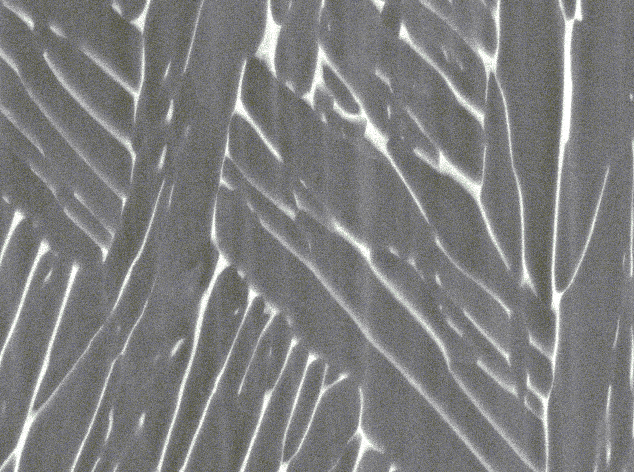
#> input picture Data/Ti6Al4V.png, 1268 x 944 px, found by its file name (shown at 1/2 size); the run also reads 1 picture not shown here
$ python watershed_test.py
#> lines starting #> are read from the running program, lines starting #| are printed output that depends on the picture; after the words box and inside, x2 and y2 are one past the last pixel; in counts of white or black regions, pixels touching at a corner belong together; pictures that were not available may be replaced by others from this repository, and a replacement may not be noted
#> further down, img_ori is the input picture: shape (944, 1268, 3); mean B, G, R 125.6, 125.7, 125.3
import cv2
import numpy as np
import matplotlib.pyplot as plt
import os
from typing import Dict, List, Optional, Tuple


def watershed(img: np.ndarray, img_ori: np.ndarray, thresh = 0.20, kernel: Tuple = (3,3), thresh_pre = 30, dia_iter = 3):
    ''' Excute watershed transform on the original image (img_ori must be a 3-channel image) based on a processed binary image.
    Returns the marker image generated by watershed transform and the segmented image based on img_ori. They are stored in a tuple.
    Value of thersh_pre, thresh_dist and kernel must be adjusted according to the processed image.
    '''
#> called with thresh = 0.235, kernel = (3, 3), thresh_pre = 30, dia_iter = 3

    kernel = np.ones(kernel, np.uint8)

    _, img = cv2.threshold(img, thresh_pre, 255, 0)
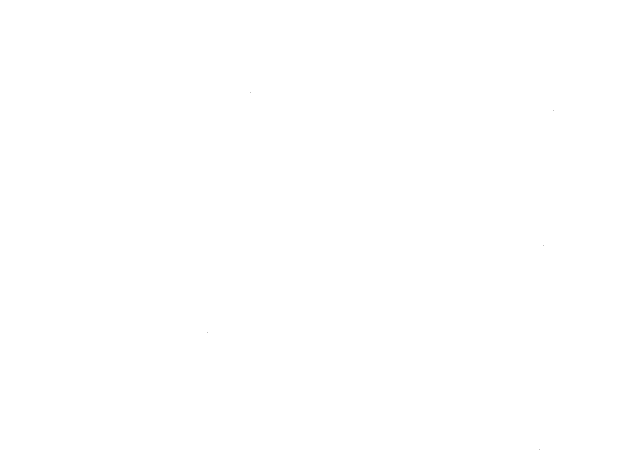
#> img: shape (944, 1268) (shown at 1/2 size); 100% white; black in thin lines or dots, all inside (x1, y1, x2, y2) = (414, 185, 1107, 900)
    img = cv2.bitwise_not(img)
    sure_bg = cv2.dilate(img, kernel, iterations = dia_iter)
#> sure_bg: shape (944, 1268); 0.02% white; 5 white regions, box (x1, y1, x2, y2) and area: (498, 182, 505, 189) 49, (1103, 217, 1110, 224) 49, (1084, 488, 1091, 495) 49, (411, 661, 418, 668) 49, (1075, 896, 1082, 903) 49

    dist = cv2.distanceTransform(img, cv2.DIST_L2, 5)
    cv2.normalize(dist, dist, 0, 1.0, cv2.NORM_MINMAX)

    _,sure_fg = cv2.threshold(dist, thresh*dist.max(), 255, 0)
    sure_fg = np.uint8(sure_fg)

    unknown = cv2.subtract(sure_bg, sure_fg)
#> unknown: shape (944, 1268); 0.02% white; 5 white regions, box (x1, y1, x2, y2) and area: (498, 182, 505, 189) 48, (1103, 217, 1110, 224) 48, (1084, 488, 1091, 495) 48, (411, 661, 418, 668) 48, (1075, 896, 1082, 903) 48

    _, markers = cv2.connectedComponents(sure_fg)
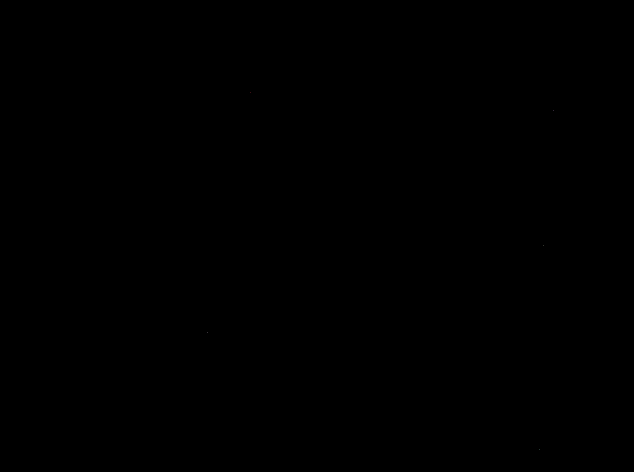
#> markers: shape (944, 1268) int32 (shown at 1/2 size); 6 distinct labels, from 0 to 5; one colour per label, 0 black
    markers = markers + 1
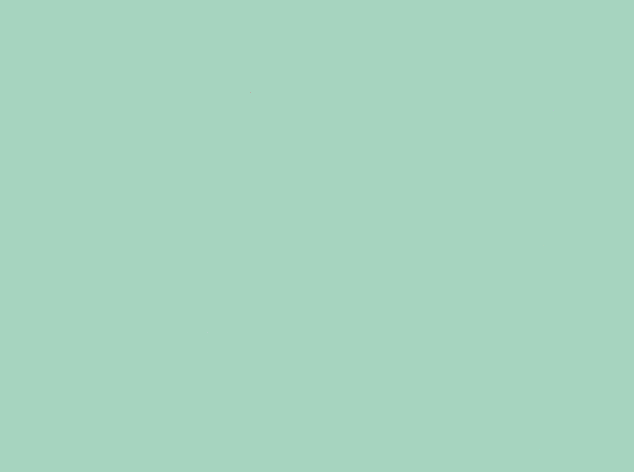
#> markers: shape (944, 1268) int32 (shown at 1/2 size); 6 distinct labels, from 1 to 6; one colour per label, 0 black
    markers[unknown == 255] = 0
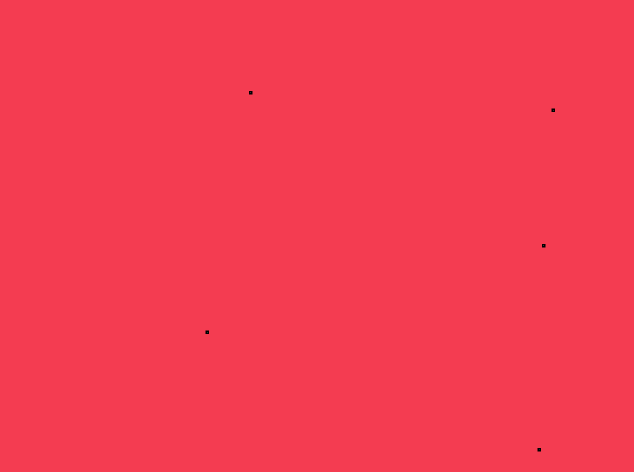
#> markers: shape (944, 1268) int32 (shown at 1/2 size); 7 distinct labels, from 0 to 6; one colour per label, 0 black

    watershed_markers = []
    watershed_markers = cv2.watershed(img_ori, markers)
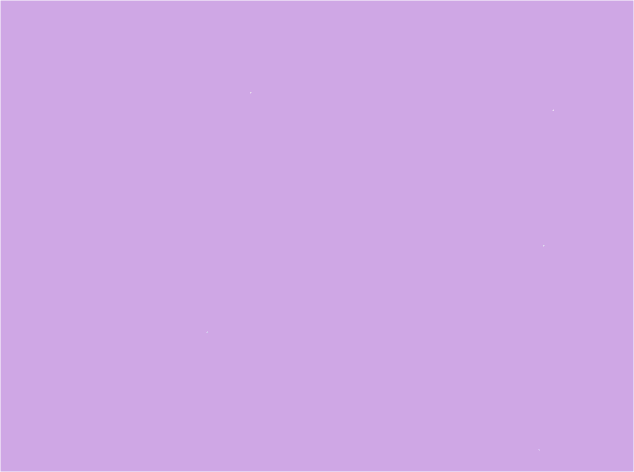
#> watershed_markers: shape (944, 1268) int32 (shown at 1/2 size); 7 distinct labels, from -1 to 6; one colour per label, 0 black, -1 white
    img_ori[markers == -1] = [0, 0, 255]
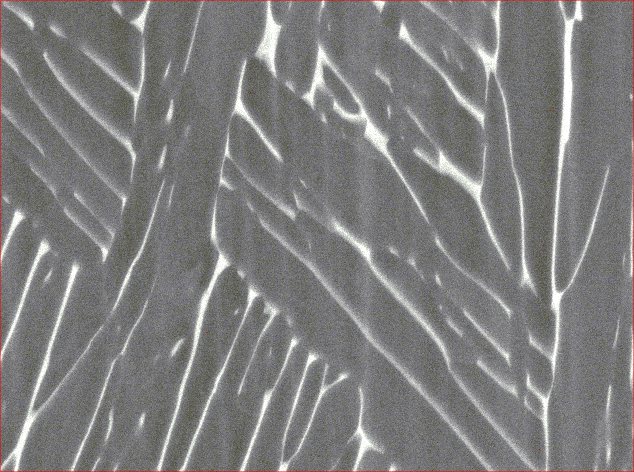
#> img_ori: shape (944, 1268, 3) (shown at 1/2 size); 0.37% of pixels changed, all inside (x1, y1, x2, y2) = (0, 0, 1268, 944)

    return watershed_markers, img_ori, sure_bg, dist, sure_fg, unknown, markers


img_ori = cv2.imread(r'C:\Users\Xin Wenkang\Documents\Scripts\IPHC\Pics\Ti6Al4V.png')

img_fft = cv2.imread(r'C:\Users\Xin Wenkang\Documents\Scripts\IPHC\Pics\blur_gaussian_bilateral\Individual\FFT_Rectangular\Rectangular Mask on Otsu on Gaussian 05.png', 0)

result = watershed(img_fft, img_ori, thresh=0.235, thresh_pre=30, kernel=(3,3), dia_iter=3)
#> result = 7 items

'''cv2.namedWindow('image', cv2.WINDOW_AUTOSIZE)
cv2.imshow('image', result[1])
cv2.waitKey()

cv2.imwrite('watershed.png', result[1])'''

fig, axe = plt.subplots(1, 1, figsize=(15,15))
axe.imshow(result[0])
plt.savefig('marker.png', dpi=300)
plt.show()

'''fig, axe = plt.subplots(1, 1, figsize=(15,15))
axe.imshow(result[6])
plt.show()'''
